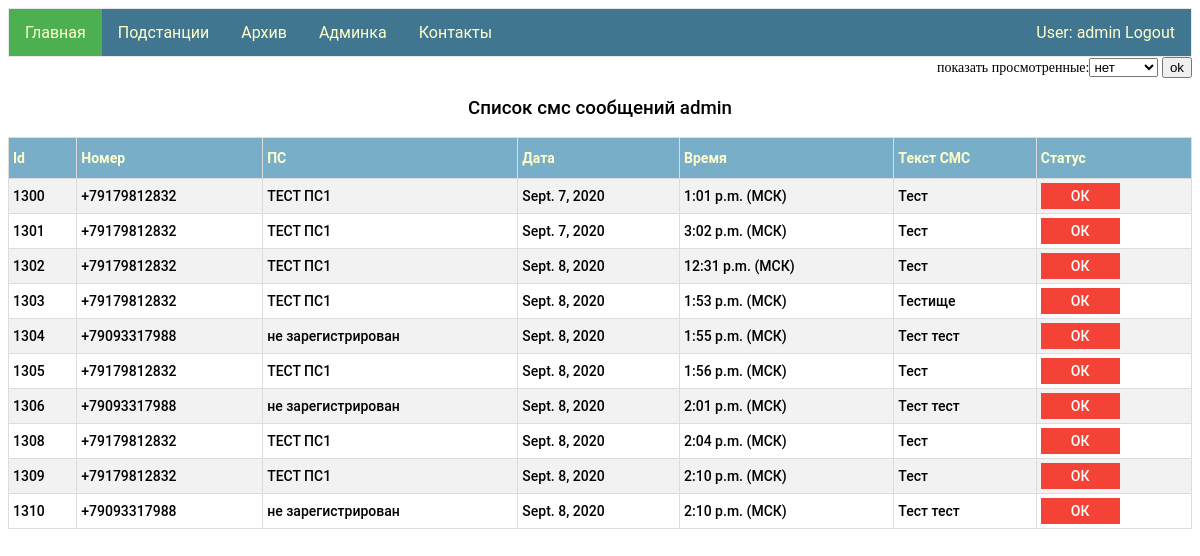
Before: / (signed in) with the older database file.
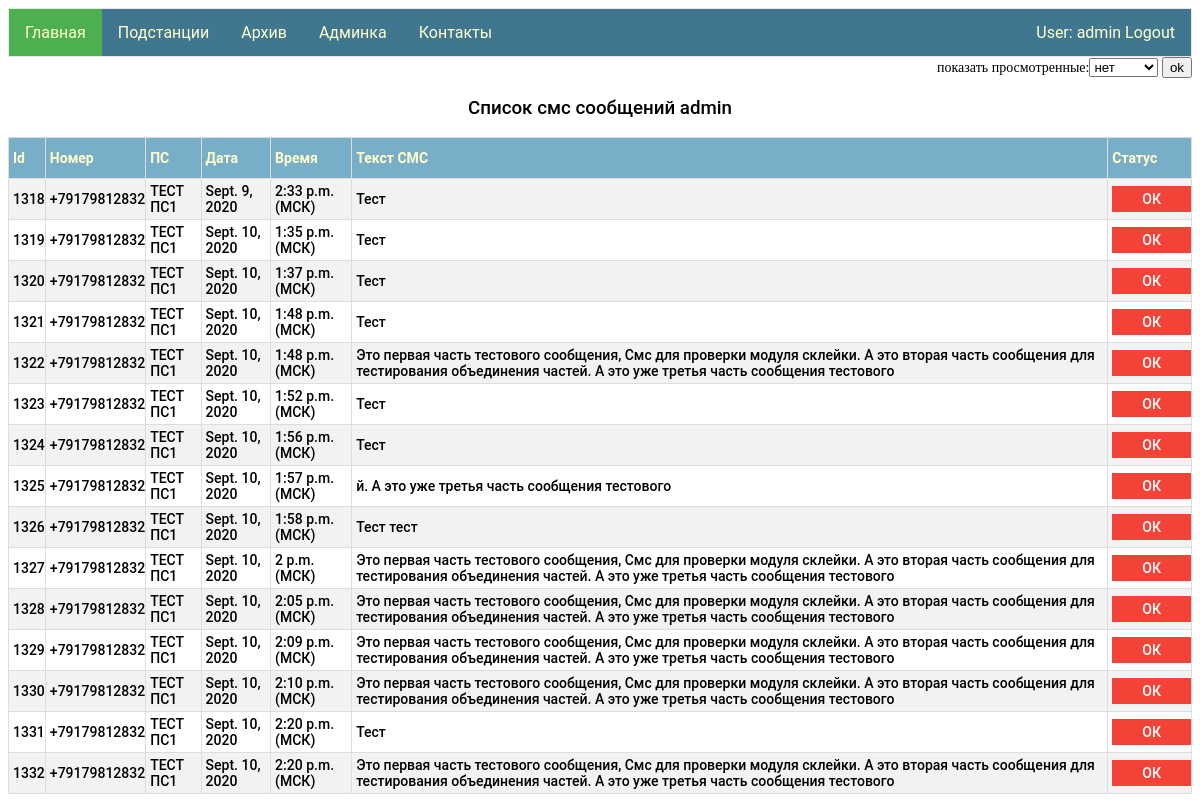
After: the same page with the newer database file.
### my_app/models.py (models this page shows)
class Viewed_messages(models.Model):
    id_SMS = models.ForeignKey(Sms_message, on_delete = models.CASCADE)
    user = models.ForeignKey(User, on_delete=models.CASCADE)
    status_view = models.NullBooleanField()
    datetime_view = models.DateTimeField(null=True, blank=True)
    sms_notification = models.NullBooleanField(null=True, blank=True)

class Sms_message(models.Model):
    number = models.CharField(max_length=12)
    date = models.DateField()
    time = models.TimeField()
    text_sms = models.TextField()
    ps = models.ForeignKey(Ps, on_delete=models.CASCADE)

class Ps(models.Model):
    name = models.CharField(max_length=100, primary_key=True)
    tel_number = models.CharField(max_length=12)
    res = models.ForeignKey(Group, on_delete=models.CASCADE)

### my_app/views.py (the view)
# urls.py: path('', views.index,),
@login_required
def index(request):
    toolView = ToolForView()
    choice = ChoiceForm()
    try:
        selected_interval = request.session['choice_status']
    except KeyError:
        selected_interval = 'False'
    if request.POST:
        selected_interval = request.session['choice_status'] = request.POST['choice']
    user_name = request.user.username
    time_zone = " (МСК)"
    messages = toolView.check_view(user_name, selected_interval)
    data = {"messages": messages, "username": user_name, "time_zone": time_zone, 'choiceForm': choice,}
    return render(request, "index.html", context=data)

### my_app/form.py
class ChoiceForm(forms.Form):
   INTERVAL_CHOICES = (
      (False, "нет"),
      (1, "сутки"),
      (7, "неделю"),
      (30, "месяц"),
   )
   choice = forms.ChoiceField(choices=INTERVAL_CHOICES, label="показать просмотренные")

### tm_project_django/clases/classes_for_view/classes_for_view.py (called while the page is built)
    def check_view(self, user_name, selected_interval):
        if selected_interval != 'False':
            delta = datetime.now() - timedelta(days=int(selected_interval))
            return Viewed_messages.objects.filter(user__username=user_name, status_view=True, id_SMS__date__gte=delta)
        else:
            return Viewed_messages.objects.filter(user__username=user_name, status_view=False)

### my_app/templates/index.html (shortened to what this page needs)
{% extends "base.html" %}
{% block li1 %}<a class="active" href="/">Главная</a>{% endblock li1 %}
{% block logic1 %}
<form class="left" method="POST">
        {{choiceForm}}
        <input type="submit" value="ok">
    </form>
<div id="display">
{% if messages.count > 0 %}
    <h3>Список смс сообщений {{username}}</h3>
    <table id ="customers">
        <tr><th>Id</th><th>Номер</th><th>ПС</th><th>Дата</th><th>Время</th><th>Текст СМС</th><th>Статус</th></tr>
         {% for  message in messages %}
        <tr>
            <td >{{ message.id_SMS.id }}</td>
            <td>{{ message.id_SMS.number }}</td>
            <td>{{ message.id_SMS.ps.name }}</td>
            <td>{{ message.id_SMS.date }}</td>
            <td>{{ message.id_SMS.time }}{{time_zone}}</td>
            <td>{{ message.id_SMS.text_sms }}</td>
            <td>
                {% if message.status_view %}
                <img src="/static/admin/img/icon-yes.svg" alt="True">
                {% else %}
                <a id="para1" href="view_sms/{{message.id}}">ОК</a>
                {% endif %}
            </td>
        </tr>
    {% endfor %}
    </table>
    {% else %}
     <h3>Нет новых смс сообщений {{username}}</h3>
    {% endif %}
</div>
{% endblock logic1 %}

### my_app/templates/base.html (shortened to what this page needs)
<!DOCTYPE html>
{% load staticfiles %}
<html>
<head>
   <link rel="stylesheet" href={% static "css/styles.css" %} />
</head>
<body>
    {% if user.is_authenticated %}
        <ul>
            <li>{% block li1 %}<a href="/">Главная</a>{% endblock li1 %}</li>
            <li>{% block li2 %}<a href="/ps">Подстанции</a>{% endblock li2 %}</li>
            <li>{% block li5 %}<a href="/archive">Архив</a>{% endblock li5 %}</li>
            {% if perms.my_app.staff %}
                <li>{% block li4 %}<a href="admin/" target="_blank">Админка</a>{% endblock li4 %}</li>
            {% endif %}
                <li style="float:right"><a  href="{% url 'logout'%}?next={{request.path}}">User: {{ user.get_username }} Logout</a></li>
            {% else %}
                <li style="float:right"><a href="{% url 'login'%}?next={{request.path}}">Login</a></li>
            {% endif %}
             <li>{% block li3 %}<a href="/contacts">Контакты</a>{% endblock li3 %}</li>
        </ul>
  {% block logic1 %}{% endblock logic1 %}
</body>
</html>

### my_app/static/css/styles.css (style rules this page uses)
ul { font-family: "Roboto","Lucida Grande","DejaVu Sans","Bitstream Vera Sans",Verdana,Arial,sans-serif; list-style-type: none; margin: 0; padding: 0; overflow: hidden; border: 1px solid #e7e7e7; background-color: #417690; }
#para1 { background-color: #f44336; color: white; padding: 5px 30px; text-align: center; text-decoration: none; display: inline-block; }
li { float: left; }
li a { display: block; color: #ffc; text-align: center; padding: 14px 16px; text-decoration: none; }
h3 { font-family: 'Roboto'; src: url('../fonts/Roboto-Bold-webfont.woff'); font-weight: 500; text-align: center; }
#customers { font-family: 'Roboto'; src: url('../fonts/Roboto-Bold-webfont.woff'); font-weight:500; font-style: normal; border-collapse: collapse; width: 100%; }
#customers td, #customers th { border: 1px solid #ddd; padding: 4px; padding-right: 0px; font-size: 14px; }
#customers tr:nth-child(even) { background-color: #f2f2f2; }
#customers th { padding-top: 12px; padding-bottom: 12px; text-align: left; background-color: #79aec8; color: #ffc; font-size: 14px; }
.active { background-color: #4CAF50; }
.left { text-align: right; font-size: 14px; }

Changed rows visible on the page:
removed Viewed_messages: id_SMS.id "1300", id_SMS.number "+79179812832", id_SMS.ps.name "ТЕСТ ПС1", id_SMS "Sept. 7, 2020", id_SMS.time "1:01 p.m.", time_zone "(МСК)", id_SMS.text_sms "Тест"
removed Viewed_messages: id_SMS.id "1301", id_SMS.number "+79179812832", id_SMS.ps.name "ТЕСТ ПС1", id_SMS "Sept. 7, 2020", id_SMS.time "3:02 p.m.", time_zone "(МСК)", id_SMS.text_sms "Тест"
removed Viewed_messages: id_SMS.id "1302", id_SMS.number "+79179812832", id_SMS.ps.name "ТЕСТ ПС1", id_SMS "Sept. 8, 2020", id_SMS.time "12:31 p.m.", time_zone "(МСК)", id_SMS.text_sms "Тест"
removed Viewed_messages: id_SMS.id "1303", id_SMS.number "+79179812832", id_SMS.ps.name "ТЕСТ ПС1", id_SMS "Sept. 8, 2020", id_SMS.time "1:53 p.m.", time_zone "(МСК)", id_SMS.text_sms "Тестище"
removed Viewed_messages: id_SMS.id "1304", id_SMS.number "+79093317988", id_SMS.ps.name "не зарегистрирован", id_SMS "Sept. 8, 2020", id_SMS.time "1:55 p.m.", time_zone "(МСК)", id_SMS.text_sms "Тест тест"
removed Viewed_messages: id_SMS.id "1305", id_SMS.number "+79179812832", id_SMS.ps.name "ТЕСТ ПС1", id_SMS "Sept. 8, 2020", id_SMS.time "1:56 p.m.", time_zone "(МСК)", id_SMS.text_sms "Тест"
removed Viewed_messages: id_SMS.id "1306", id_SMS.number "+79093317988", id_SMS.ps.name "не зарегистрирован", id_SMS "Sept. 8, 2020", id_SMS.time "2:01 p.m.", time_zone "(МСК)", id_SMS.text_sms "Тест тест"
removed Viewed_messages: id_SMS.id "1308", id_SMS.number "+79179812832", id_SMS.ps.name "ТЕСТ ПС1", id_SMS "Sept. 8, 2020", id_SMS.time "2:04 p.m.", time_zone "(МСК)", id_SMS.text_sms "Тест"
removed Viewed_messages: id_SMS.id "1309", id_SMS.number "+79179812832", id_SMS.ps.name "ТЕСТ ПС1", id_SMS "Sept. 8, 2020", id_SMS.time "2:10 p.m.", time_zone "(МСК)", id_SMS.text_sms "Тест"
removed Viewed_messages: id_SMS.id "1310", id_SMS.number "+79093317988", id_SMS.ps.name "не зарегистрирован", id_SMS "Sept. 8, 2020", id_SMS.time "2:10 p.m.", time_zone "(МСК)", id_SMS.text_sms "Тест тест"
added Viewed_messages: id_SMS.id "1318", id_SMS.number "+79179812832", id_SMS.ps.name "ТЕСТ ПС1", id_SMS "Sept. 9, 2020", id_SMS.time "2:33 p.m.", time_zone "(МСК)", id_SMS.text_sms "Тест"
added Viewed_messages: id_SMS.id "1319", id_SMS.number "+79179812832", id_SMS.ps.name "ТЕСТ ПС1", id_SMS "Sept. 10, 2020", id_SMS.time "1:35 p.m.", time_zone "(МСК)", id_SMS.text_sms "Тест"
added Viewed_messages: id_SMS.id "1320", id_SMS.number "+79179812832", id_SMS.ps.name "ТЕСТ ПС1", id_SMS "Sept. 10, 2020", id_SMS.time "1:37 p.m.", time_zone "(МСК)", id_SMS.text_sms "Тест"
added Viewed_messages: id_SMS.id "1321", id_SMS.number "+79179812832", id_SMS.ps.name "ТЕСТ ПС1", id_SMS "Sept. 10, 2020", id_SMS.time "1:48 p.m.", time_zone "(МСК)", id_SMS.text_sms "Тест"
added Viewed_messages: id_SMS.id "1322", id_SMS.number "+79179812832", id_SMS.ps.name "ТЕСТ ПС1", id_SMS "Sept. 10, 2020", id_SMS.time "1:48 p.m.", time_zone "(МСК)", id_SMS.text_sms "Это первая часть тестового сообщения, Смс для проверки модуля склейки. А это вторая часть сообщения для тестирования объединения частей. А это уже третья часть сообщения тестового"
added Viewed_messages: id_SMS.id "1323", id_SMS.number "+79179812832", id_SMS.ps.name "ТЕСТ ПС1", id_SMS "Sept. 10, 2020", id_SMS.time "1:52 p.m.", time_zone "(МСК)", id_SMS.text_sms "Тест"
added Viewed_messages: id_SMS.id "1324", id_SMS.number "+79179812832", id_SMS.ps.name "ТЕСТ ПС1", id_SMS "Sept. 10, 2020", id_SMS.time "1:56 p.m.", time_zone "(МСК)", id_SMS.text_sms "Тест"
added Viewed_messages: id_SMS.id "1325", id_SMS.number "+79179812832", id_SMS.ps.name "ТЕСТ ПС1", id_SMS "Sept. 10, 2020", id_SMS.time "1:57 p.m.", time_zone "(МСК)", id_SMS.text_sms "й. А это уже третья часть сообщения тестового"
added Viewed_messages: id_SMS.id "1326", id_SMS.number "+79179812832", id_SMS.ps.name "ТЕСТ ПС1", id_SMS "Sept. 10, 2020", id_SMS.time "1:58 p.m.", time_zone "(МСК)", id_SMS.text_sms "Тест тест"
added Viewed_messages: id_SMS.id "1327", id_SMS.number "+79179812832", id_SMS.ps.name "ТЕСТ ПС1", id_SMS "Sept. 10, 2020", id_SMS.time "2 p.m.", time_zone "(МСК)", id_SMS.text_sms "Это первая часть тестового сообщения, Смс для проверки модуля склейки. А это вторая часть сообщения для тестирования объединения частей. А это уже третья часть сообщения тестового"
added Viewed_messages: id_SMS.id "1328", id_SMS.number "+79179812832", id_SMS.ps.name "ТЕСТ ПС1", id_SMS "Sept. 10, 2020", id_SMS.time "2:05 p.m.", time_zone "(МСК)", id_SMS.text_sms "Это первая часть тестового сообщения, Смс для проверки модуля склейки. А это вторая часть сообщения для тестирования объединения частей. А это уже третья часть сообщения тестового"
added Viewed_messages: id_SMS.id "1329", id_SMS.number "+79179812832", id_SMS.ps.name "ТЕСТ ПС1", id_SMS "Sept. 10, 2020", id_SMS.time "2:09 p.m.", time_zone "(МСК)", id_SMS.text_sms "Это первая часть тестового сообщения, Смс для проверки модуля склейки. А это вторая часть сообщения для тестирования объединения частей. А это уже третья часть сообщения тестового"
added Viewed_messages: id_SMS.id "1330", id_SMS.number "+79179812832", id_SMS.ps.name "ТЕСТ ПС1", id_SMS "Sept. 10, 2020", id_SMS.time "2:10 p.m.", time_zone "(МСК)", id_SMS.text_sms "Это первая часть тестового сообщения, Смс для проверки модуля склейки. А это вторая часть сообщения для тестирования объединения частей. А это уже третья часть сообщения тестового"
added Viewed_messages: id_SMS.id "1331", id_SMS.number "+79179812832", id_SMS.ps.name "ТЕСТ ПС1", id_SMS "Sept. 10, 2020", id_SMS.time "2:20 p.m.", time_zone "(МСК)", id_SMS.text_sms "Тест"
added Viewed_messages: id_SMS.id "1332", id_SMS.number "+79179812832", id_SMS.ps.name "ТЕСТ ПС1", id_SMS "Sept. 10, 2020", id_SMS.time "2:20 p.m.", time_zone "(МСК)", id_SMS.text_sms "Это первая часть тестового сообщения, Смс для проверки модуля склейки. А это вторая часть сообщения для тестирования объединения частей. А это уже третья часть сообщения тестового"
